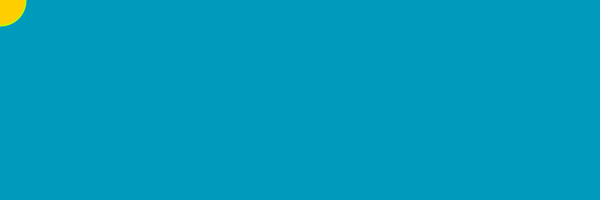
Frame 1 (no input)
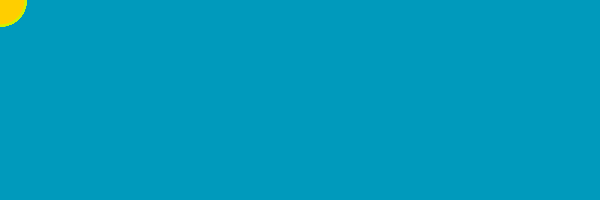
Frame 60 (the mouse pressed at the canvas centre just before this capture)
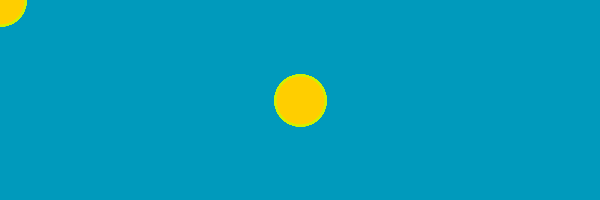
Frame 120 (the mouse held since frame 60 and released just before this capture)

The Processing sketch that drew these frames (run headless with seeded random() and noise(); from frame 60 on, the mouse is pressed at the canvas centre):

// Processing sketch: processing_174716
// ── processing_174716.pde

// Einfuehung in Processing 
// 2-2 Mausklick

void setup ()
{
  size (600, 200);
  background (0,154,188);
}
 
void draw ()
{
  stroke (208,242,0);
  strokeWeight (2);
  fill (255,206,0);
  ellipse (mouseX, mouseY, 50, 50);
}
 
/* Wir kÃ¶nnen auch definieren, was nach einem Mausklick geschehen soll. Auch hier hat der Aufruf die Form
        void mousePressed ()
        {
        ... was geschieht?
        }
*/

void mousePressed ()
{
  background (0,154,random(255));
}
